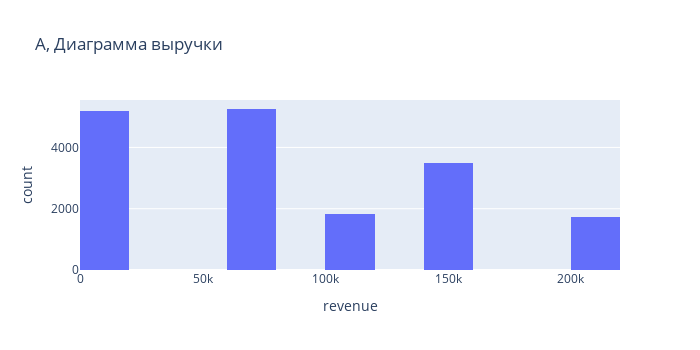
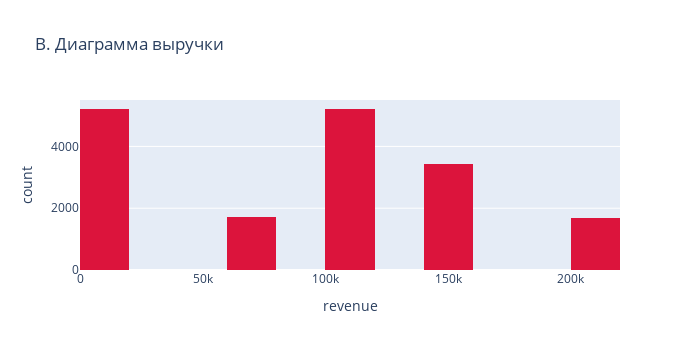

The notebook cell saved with these charts, in order:
### Code cell
df_a = df[(df['group'] == 'A') &  (df['revenue'] != 0)]

fig = px. histogram (
    data_frame=df_a, 
    x='revenue', 
    height=350, 
    width=700, 
    title='A, Диаграмма выручки',
    
)
fig.show()

df_b = df[(df['group'] == 'B') &  (df['revenue'] != 0)]
fig = px. histogram (
    data_frame=df_b, 
    x='revenue', 
    height=350, 
    width=700, 
    title='B. Диаграмма выручки',
    color_discrete_sequence=['crimson']
    
)
fig.show()

### Figure 1 — Plotly figure (JSON) as saved in the notebook; plotly's stock layout.template omitted (floating-point values rounded to 4 significant figures; data arrays with more than 128 entries replaced by an {"elided": "..."} marker saying what was removed)
{"data": [{"alignmentgroup": "True", "bingroup": "x", "hovertemplate": "revenue=%{x}<br>count=%{y}<extra></extra>", "legendgroup": "", "marker": {"color": "#636efa", "pattern": {"shape": ""}}, "name": "", "offsetgroup": "", "orientation": "v", "showlegend": false, "type": "histogram", "x": {"elided": "17487 int values"}, "xaxis": "x", "yaxis": "y"}], "layout": {"barmode": "relative", "height": 350, "legend": {"tracegroupgap": 0}, "title": {"text": "A, Диаграмма выручки"}, "width": 700, "xaxis": {"anchor": "y", "domain": [0, 1], "title": {"text": "revenue"}}, "yaxis": {"anchor": "x", "domain": [0, 1], "title": {"text": "count"}}}}

### Figure 2 — Plotly figure (JSON) as saved in the notebook; plotly's stock layout.template omitted (floating-point values rounded to 4 significant figures; data arrays with more than 128 entries replaced by an {"elided": "..."} marker saying what was removed)
{"data": [{"alignmentgroup": "True", "bingroup": "x", "hovertemplate": "revenue=%{x}<br>count=%{y}<extra></extra>", "legendgroup": "", "marker": {"color": "crimson", "pattern": {"shape": ""}}, "name": "", "offsetgroup": "", "orientation": "v", "showlegend": false, "type": "histogram", "x": {"elided": "17290 int values"}, "xaxis": "x", "yaxis": "y"}], "layout": {"barmode": "relative", "height": 350, "legend": {"tracegroupgap": 0}, "title": {"text": "B. Диаграмма выручки"}, "width": 700, "xaxis": {"anchor": "y", "domain": [0, 1], "title": {"text": "revenue"}}, "yaxis": {"anchor": "x", "domain": [0, 1], "title": {"text": "count"}}}}
